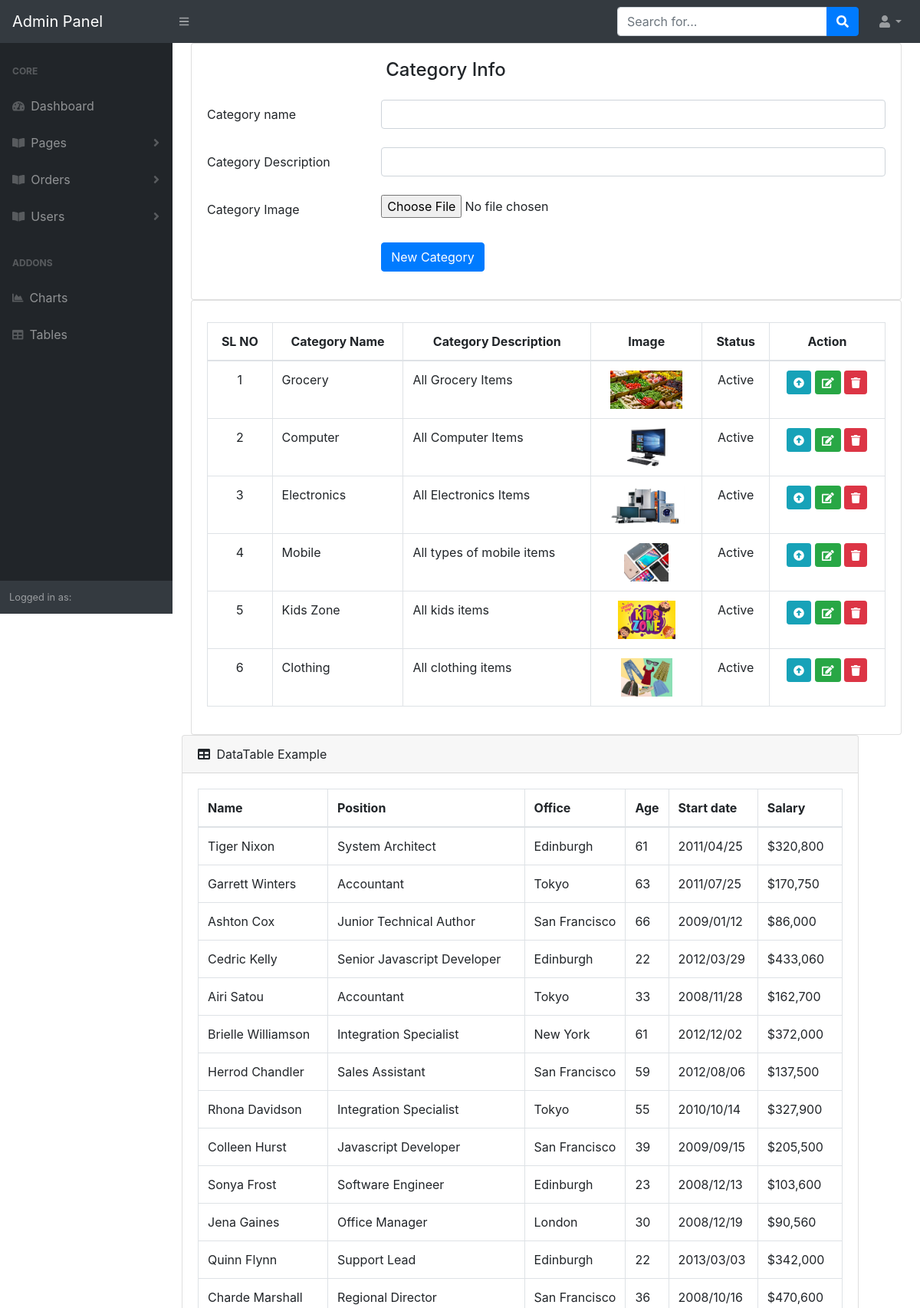
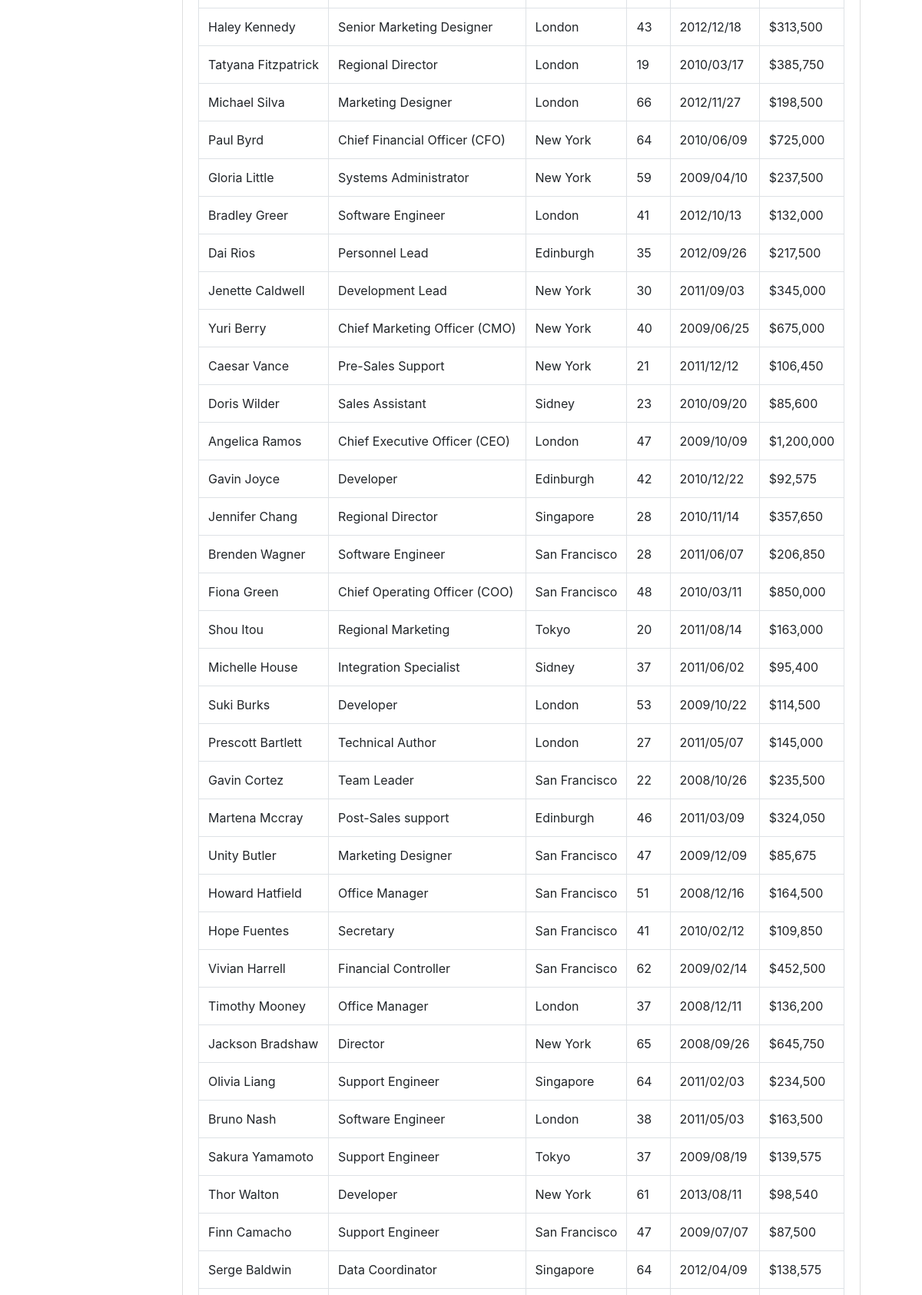
Screenshot of /admin/add-cetegory.php (upper part) with the database file from the repository (2 pictures, top to bottom).
### tables this page shows
CREATE TABLE `category` (
  `category_id` int(11) NOT NULL,
  `category_name` varchar(255) NOT NULL,
  `category_description` varchar(255) NOT NULL,
  `category_image` varchar(255) NOT NULL,
  `category_is_active` tinyint(1) NOT NULL DEFAULT 0
);

### admin/add-cetegory.php (the view, shortened to what the rows shown need)
<?php
include 'header_admin.php';
$allCategory = Category::allCategoryInfo();
?>
<div id="layoutSidenav_content">
    <main>
        <div class="container-fluid">
            <div class="row">
                <div class="col-12">
                    <div class="card">
                        <div class="card-body">
                            <table id="category-datatable" class="table table-bordered dt-responsive nowrap"
                                   style="border-collapse: collapse; border-spacing: 0; width: 100%;">
                                <thead class="text-center">
                                <tr>
                                    <th>SL NO</th>
                                    <th>Category Name</th>
                                    <th>Category Description</th>
                                    <th>Image</th>
                                    <th>Status</th>
                                    <th>Action</th>
                                </tr>
                                </thead>
                                <tbody>
                                <?php if (mysqli_num_rows($allCategory)>0) {
                                    $ser_no = 0;
                                    while ($allCategoryInfo = mysqli_fetch_assoc($allCategory)){
                                        $ser_no += 1;
                                ?>
                                <tr>
                                    <td class="text-center"><?php echo $ser_no ?></td>
                                    <td><?php echo $allCategoryInfo['category_name']; ?></td>
                                    <td><?php echo $allCategoryInfo['category_description']; ?></td>
                                    <td class="text-center"><img src="<?php echo $allCategoryInfo['category_image']; ?>" id="" alt="" height="50"/></td>
                                    <td class="text-center"><?php if  ($allCategoryInfo['category_is_active']==1) { echo 'Active'; } else { echo 'Inactive';} ?></td>
                                    <td class="text-center">
                                        <?php if  ($allCategoryInfo['category_is_active']==1) { ?>
                                        <a href="?status=unpublish&&id=<?php echo $allCategoryInfo['category_id']; ?>" class="btn btn-sm btn-info sub-category-status"
                                           id="" title="Published Sub Category">
                                            <i id="" class="fas fa-arrow-alt-circle-up"></i>
                                        </a>
                                        <?php } ?>
                                        <a href="" class="btn btn-sm btn-success edition"
                                           id="" title="Edit Category" data-toggle="modal" data-id="<?php echo $allCategoryInfo['category_id']; ?>" data-target="#editModel">
                                            <i class="fas fa-edit"></i>
                                        </a>
                                        <a href="?status=delete&&id=<?php echo $allCategoryInfo['category_id']; ?>" class="btn btn-sm btn-danger delete-sub-category"
                                           id="" title="Delete Sub Category">
                                            <i class="fas fa-trash"></i>
                                        </a>
                                    </td>
                                </tr>
                                <?php } } ?>
                                </tbody>
                            </table>
                        </div>
                    </div>
                </div>
            </div>
            <div class="row">
                <div class="card mb-4">
                    <div class="card-body">
                        <div class="table-responsive">
                            <table class="table table-bordered" id="dataTable" width="100%" cellspacing="0">
                                <thead>
                                <tr>
                                    <th>Name</th>
                                    <th>Position</th>
                                    <th>Office</th>
                                    <th>Age</th>
                                    <th>Start date</th>
                                    <th>Salary</th>
                                </tr>
                                </thead>
                            </table>
                        </div>
                    </div>
                </div>
            </div>
<?php
include 'footer_admin.php';
?>

### rows the page displays
category: category_name "Grocery", category_description "All Grocery Items", category_image (picture), category_is_active "Active"
category: category_name "Computer", category_description "All Computer Items", category_image (picture), category_is_active "Active"
category: category_name "Electronics", category_description "All Electronics Items", category_image (picture), category_is_active "Active"
category: category_name "Mobile", category_description "All types of mobile items", category_image (picture), category_is_active "Active"
category: category_name "Kids Zone", category_description "All kids items", category_image (picture), category_is_active "Active"
category: category_name "Clothing", category_description "All clothing items", category_image (picture), category_is_active "Active"
